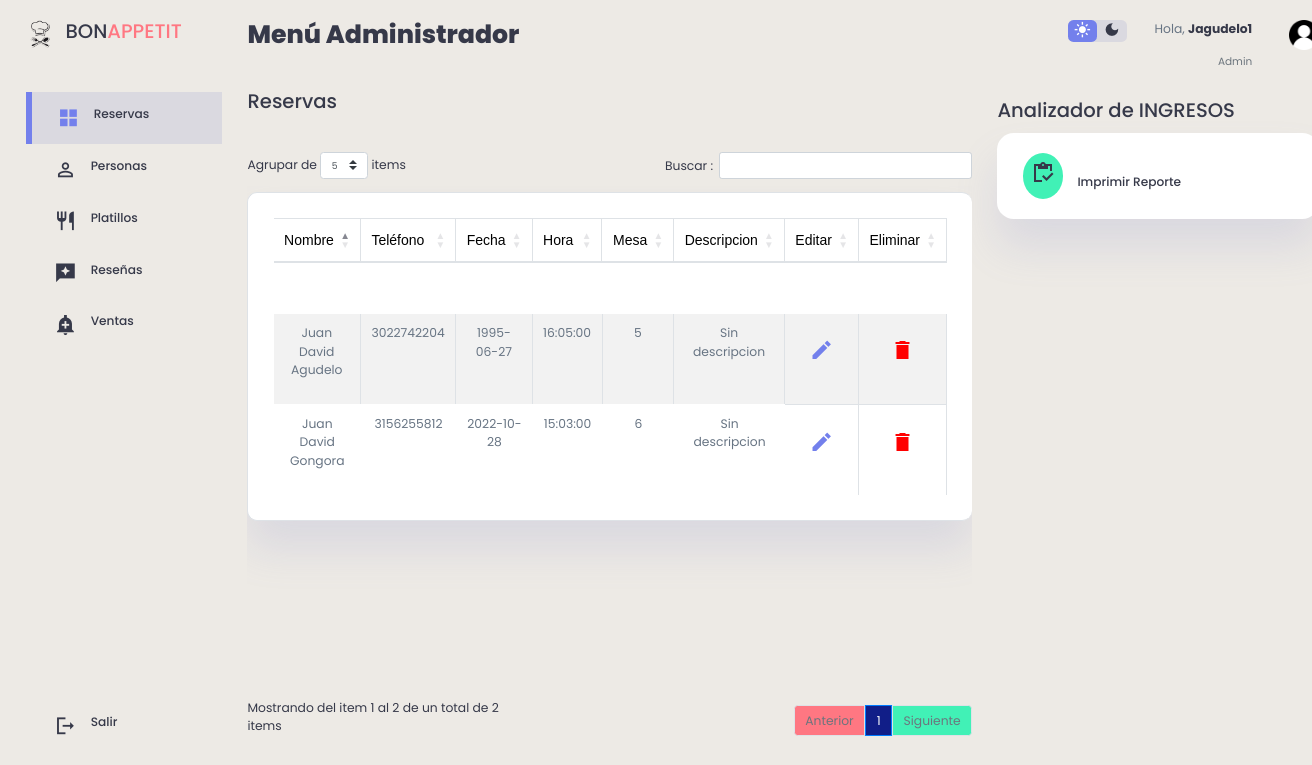
/admin/admin.php (signed in), run on the app's committed database.
### tables this page shows
CREATE TABLE `reservas` (
  `id_reserva` int(11) NOT NULL,
  `Nombre_Completo` varchar(200) DEFAULT NULL,
  `Telefono` varchar(11) NOT NULL,
  `Fecha` date DEFAULT NULL,
  `Hora` time DEFAULT NULL,
  `Descripcion` varchar(400) DEFAULT NULL,
  `Mesa` int(11) NOT NULL,
  `Documento` int(100) NOT NULL
);

### admin/Admin.php (the view, shortened to what this page needs)
<?php
    include("../db/conexion.php");
    $datos= "SELECT * FROM reservas";
?>
<!DOCTYPE html>
<html lang="en">
<head>
    <link rel="stylesheet" href="https://cdnjs.cloudflare.com/ajax/libs/twitter-bootstrap/4.1.3/css/bootstrap.css">
    <link rel="stylesheet" href="https://cdn.datatables.net/1.10.20/css/dataTables.bootstrap4.min.css">
    <link rel="stylesheet"a href="../admin/style.css">
</head>
<body>
<div class="content">
    <div class="container1">
        <aside>
            <div class="top">
                 <div class="logo">
                       <img src="img/icon.png">
                       <h2>BON<span class="danger">APPETIT</span></h2>
                 </div>
            </div>
            <div class="sidebar">
                <a href="../admin/admin.php" class="active">
                     <span class="material-icons-sharp">grid_view</span>
                     <h3>Reservas</h3>
                </a>
                <a href="../clientes/clientes.php">
                    <span class="material-icons-sharp">person_outline</span>
                    <h3>Personas</h3>
               </a>
               <a href="../platillos/platillos.php">
                    <span class="material-icons-sharp">restaurant</span>
                    <h3>Platillos</h3>
               </a>
               <a href="../resenas/resenas.php">
                    <span class="material-icons-sharp">reviews</span>
                    <h3>Reseñas</h3>
                </a>
                <a href="../ventas/ventas.php">
                    <span class="material-icons-sharp">add_alert</span>
                    <h3>Ventas</h3>
                </a>
                <a href="../view/cerrar_sesion.php">
                    <span class="material-icons-sharp">logout</span>
                    <h3>Salir</h3>
                </a>
            </div>
        </aside>
        <main>
            <h1>Menú Administrador</h1>
            <br>
            <h2 style="margin-top: 15px">Reservas</h2>
            <div class="recent-orders">
            <table id="tablax" border="0" cellspacing="5" cellpadding="5" class="table table-striped table-bordered" style="width:100%" >
            <div class="container2" style="margin-top: 10px;padding: 5px">
                <thead>
                    <tr>
                            <td> <font face="Arial" style="color: var(--color-info-dark); font-size: 1rem;">Nombre</font> </td>
                            <td> <font face="Arial" style="color: var(--color-info-dark); font-size: 1rem;">Teléfono</font> </td>
                            <td> <font face="Arial" style="color: var(--color-info-dark); font-size: 1rem;">Fecha</font> </td>
                            <td> <font face="Arial" style="color: var(--color-info-dark); font-size: 1rem;">Hora</font> </td>
                            <td> <font face="Arial" style="color: var(--color-info-dark); font-size: 1rem;">Mesa</font> </td>
                            <td> <font face="Arial" style="color: var(--color-info-dark); font-size: 1rem;">Descripcion</font> </td>
                            <td> <font face="Arial" style="color: var(--color-info-dark); font-size: 1rem;">Editar</font> </td>
                            <td> <font face="Arial" style="color: var(--color-info-dark); font-size: 1rem;">Eliminar</font> </td>
                        </tr>
                    </thead>
                </div>
                    <tbody>
                    <?php foreach ($conexion -> query($datos) as $row) {
                        ?>
                                <tr>
                                    <td><p><?php echo $row['Nombre_Completo'] ?></p></td>
                                    <td><p><?php echo $row['Telefono'] ?></p></td>
                                    <td><p><?php echo $row['Fecha'] ?></p></td>
                                    <td><p><?php echo $row['Hora'] ?></p></td>
                                    <td><p><?php echo $row['Mesa'] ?></p></td>
                                    <td><p><?php echo $row['Descripcion'] ?></p></td>
                                    <th><a href="actualizar.php?id_reserva=<?php echo $row['id_reserva']?>"> <span class="material-icons-sharp">edit</span> </a></th>
                                    <th><a href="delete.php?id_reserva=<?php echo $row['id_reserva']?>"> <span class="material-icons-sharp" style="color: red;">delete</span> </a></th>
                                </tr>
                        <?php
                        }
                    ?>
                    </tbody>
                </table>
            </div>
        </main>
        <div class="right">
            <div class="top">
                <div class="theme-toggler">
                    <span class="material-icons-sharp active">light_mode</span>
                    <span class="material-icons-sharp">dark_mode</span>
                </div>
                <div class="profile">
                    <div class="info">
                        <p>Hola, <b><?php echo $_SESSION['usuario']; ?></b></p>
                        <small class="text-muted">Admin</small>
                    </div>
                    <div class="profile-photo">
                       <img src="./img/user.png">
                    </div>
                </div>
            </div>
            <div class="sales-analytics">
                <h2>Analizador de INGRESOS</h2>
                <div class="item customers">
                    <div class="icon">
                        <a target="_blank" href="../Rreservas/reservas.php"><span class="material-icons-sharp">inventory</span></a>
                    </div>
                    <div class="right">
                        <div class="info">
                            <h3>Imprimir Reporte</h3>
                        </div>
                    </div>
                </div>
            </div>
        </div>
    </div>
</div>
</body>
</html>

### data on the page
reservas: Nombre_Completo "Juan David Agudelo", Telefono "3022742204", Fecha "1995-06-27", Hora "16:05:00", Mesa "5", Descripcion "Sin descripcion"
reservas: Nombre_Completo "Juan David Gongora", Telefono "3156255812", Fecha "2022-10-28", Hora "15:03:00", Mesa "6", Descripcion "Sin descripcion"

### other printed values
$_SESSION['usuario'] "Jagudelo1"
